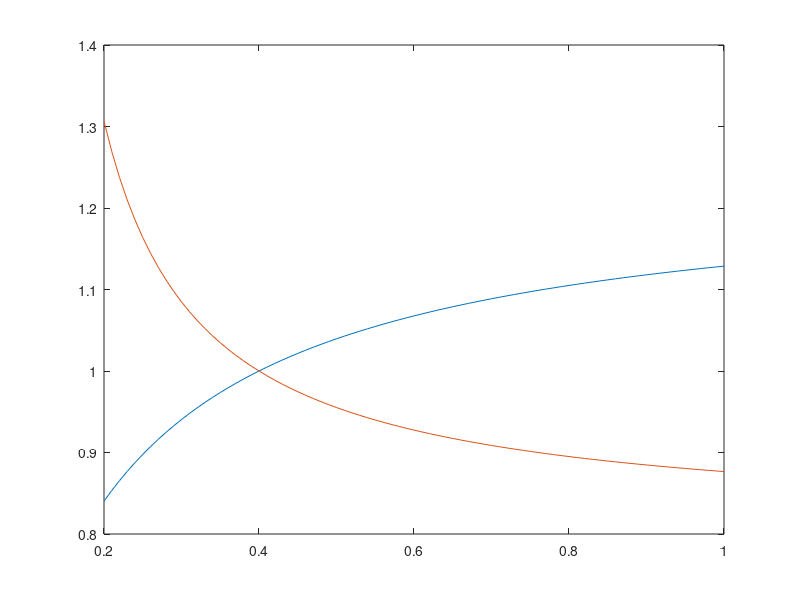

Write the MATLAB code that produced this figure.
iHM=0.2:0.01:1;
k=1.5;
Eh1=(1+k).*iHM./(0.81*(1+k)*iHM-0.81+1);
Eh2=(0.81*(1+k)*iHM)./((1+k).*iHM+0.81-1);
plot(iHM,Eh1);
hold on;
plot(iHM,Eh2);